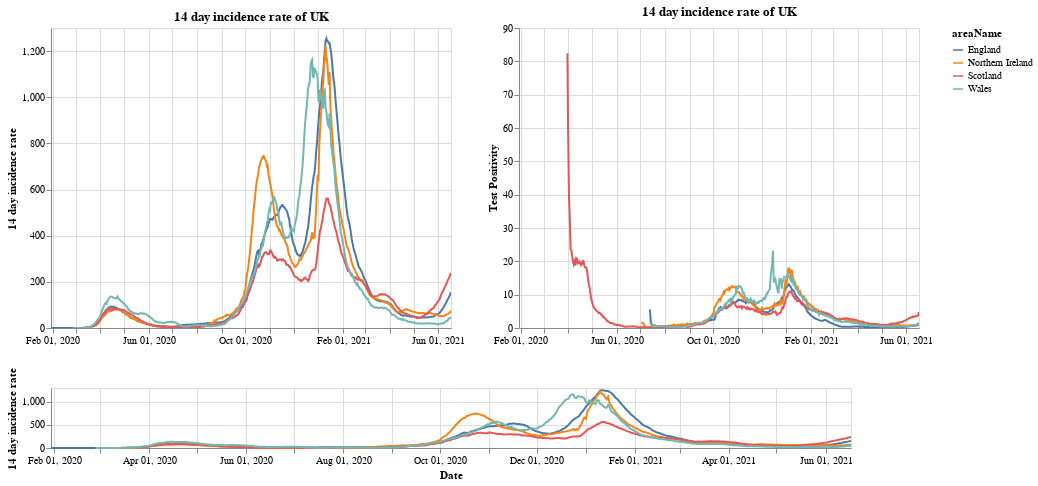

This figure's notebook cell:
### Markdown cell above
# Plots

First a plot with each country in the UK. The top right shows the positivity rate for (which is the percentage of registered tests which were positive) while the top left is the 14 day incidence rate. The bottom chart can be used to select the timeframe (does not work on a mobile device).

### Code cell
#collapse
brush = alt.selection(type='interval', name='DateBrush',encodings=['x'],fields=['Time'])
leg_selection = alt.selection_multi(fields=['areaName'], bind='legend')

base = alt.Chart(uk_cases).mark_line().encode(
    x=alt.X("yearmonthdate(date):T", axis=alt.Axis(title='Date')),
    y=alt.Y("twoWeeklyCasesRate:Q", axis=alt.Axis(title='14 day incidence rate')),
    tooltip=['areaName', 'date','twoWeeklyCasesRate', 'testPositivity'],
    color='areaName',
    opacity=alt.condition(leg_selection, alt.value(2), alt.value(0.1))
).add_selection(leg_selection).properties(width=400)

upper = base.encode(alt.X('yearmonthdate(date):T', axis=alt.Axis(title=''),
                         scale=alt.Scale(domain=brush))
                   ).properties(title=f'14 day incidence rate of UK')
upper_right = upper.encode(alt.Y('testPositivity:Q', axis=alt.Axis(title='Test Positivity')))
lower = base.properties(height=60, width = 800).add_selection(brush)

(upper | upper_right) & lower

### Figure 1 — Vega-Lite specification as saved in the notebook (floating-point values rounded to 4 significant figures; data arrays with more than 128 entries replaced by an {"elided": "..."} marker saying what was removed)
{"config": {"view": {"continuousWidth": 400, "continuousHeight": 300}}, "vconcat": [{"hconcat": [{"mark": "line", "encoding": {"color": {"type": "nominal", "field": "areaName"}, "opacity": {"condition": {"value": 2, "selection": "selector001"}, "value": 0.1}, "tooltip": [{"type": "nominal", "field": "areaName"}, {"type": "temporal", "field": "date"}, {"type": "quantitative", "field": "twoWeeklyCasesRate"}, {"type": "quantitative", "field": "testPositivity"}], "x": {"type": "temporal", "axis": {"title": ""}, "field": "date", "scale": {"domain": {"selection": "DateBrush"}}, "timeUnit": "yearmonthdate"}, "y": {"type": "quantitative", "axis": {"title": "14 day incidence rate"}, "field": "twoWeeklyCasesRate"}}, "selection": {"selector001": {"type": "multi", "fields": ["areaName"], "bind": "legend"}}, "title": "14 day incidence rate of UK", "width": 400}, {"mark": "line", "encoding": {"color": {"type": "nominal", "field": "areaName"}, "opacity": {"condition": {"value": 2, "selection": "selector001"}, "value": 0.1}, "tooltip": [{"type": "nominal", "field": "areaName"}, {"type": "temporal", "field": "date"}, {"type": "quantitative", "field": "twoWeeklyCasesRate"}, {"type": "quantitative", "field": "testPositivity"}], "x": {"type": "temporal", "axis": {"title": ""}, "field": "date", "scale": {"domain": {"selection": "DateBrush"}}, "timeUnit": "yearmonthdate"}, "y": {"type": "quantitative", "axis": {"title": "Test Positivity"}, "field": "testPositivity"}}, "selection": {"selector001": {"type": "multi", "fields": ["areaName"], "bind": "legend"}}, "title": "14 day incidence rate of UK", "width": 400}]}, {"mark": "line", "encoding": {"color": {"type": "nominal", "field": "areaName"}, "opacity": {"condition": {"value": 2, "selection": "selector001"}, "value": 0.1}, "tooltip": [{"type": "nominal", "field": "areaName"}, {"type": "temporal", "field": "date"}, {"type": "quantitative", "field": "twoWeeklyCasesRate"}, {"type": "quantitative", "field": "testPositivity"}], "x": {"type": "temporal", "axis": {"title": "Date"}, "field": "date", "timeUnit": "yearmonthdate"}, "y": {"type": "quantitative", "axis": {"title": "14 day incidence rate"}, "field": "twoWeeklyCasesRate"}}, "height": 60, "selection": {"selector001": {"type": "multi", "fields": ["areaName"], "bind": "legend"}, "DateBrush": {"type": "interval", "encodings": ["x"], "fields": ["Time"]}}, "width": 800}], "data": {"name": "data-39abbfa6f32eac02b86e6c04c34f889c"}, "$schema": "https://vega.github.io/schema/vega-lite/v4.8.1.json", "datasets": {"data-39abbfa6f32eac02b86e6c04c34f889c": {"elided": "1928 records"}}}
